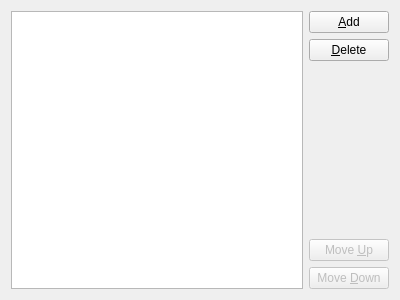
<?xml version="1.0" encoding="UTF-8"?>
<ui version="4.0">
 <class>TemplateParameterTab</class>
 <widget class="QWidget" name="TemplateParameterTab">
  <property name="geometry">
   <rect>
    <x>0</x>
    <y>0</y>
    <width>400</width>
    <height>300</height>
   </rect>
  </property>
  <property name="windowTitle">
   <string>TemplateParameterTab</string>
  </property>
  <property name="locale">
   <locale language="English" country="UnitedKingdom"/>
  </property>
  <layout class="QHBoxLayout" name="horizontalLayout">
   <item>
    <widget class="QTableView" name="parameterList">
     <property name="autoScroll">
      <bool>false</bool>
     </property>
     <property name="showDropIndicator" stdset="0">
      <bool>true</bool>
     </property>
     <property name="dragDropOverwriteMode">
      <bool>true</bool>
     </property>
     <property name="alternatingRowColors">
      <bool>true</bool>
     </property>
     <property name="selectionMode">
      <enum>QAbstractItemView::SingleSelection</enum>
     </property>
     <property name="selectionBehavior">
      <enum>QAbstractItemView::SelectItems</enum>
     </property>
     <property name="textElideMode">
      <enum>Qt::ElideNone</enum>
     </property>
     <property name="cornerButtonEnabled">
      <bool>false</bool>
     </property>
     <attribute name="horizontalHeaderHighlightSections">
      <bool>false</bool>
     </attribute>
     <attribute name="verticalHeaderVisible">
      <bool>false</bool>
     </attribute>
    </widget>
   </item>
   <item>
    <layout class="QVBoxLayout" name="verticalLayout">
     <item>
      <widget class="QPushButton" name="addButton">
       <property name="text">
        <string>&amp;Add</string>
       </property>
      </widget>
     </item>
     <item>
      <widget class="QPushButton" name="removeButton">
       <property name="text">
        <string>&amp;Delete</string>
       </property>
      </widget>
     </item>
     <item>
      <spacer name="verticalSpacer">
       <property name="orientation">
        <enum>Qt::Vertical</enum>
       </property>
       <property name="sizeHint" stdset="0">
        <size>
         <width>20</width>
         <height>40</height>
        </size>
       </property>
      </spacer>
     </item>
     <item>
      <widget class="QPushButton" name="moveUpButton">
       <property name="enabled">
        <bool>false</bool>
       </property>
       <property name="text">
        <string>Move &amp;Up</string>
       </property>
      </widget>
     </item>
     <item>
      <widget class="QPushButton" name="moveDownButton">
       <property name="enabled">
        <bool>false</bool>
       </property>
       <property name="text">
        <string>Move &amp;Down</string>
       </property>
      </widget>
     </item>
    </layout>
   </item>
  </layout>
 </widget>
 <layoutdefault spacing="6" margin="11"/>
 <resources/>
 <connections/>
</ui>
